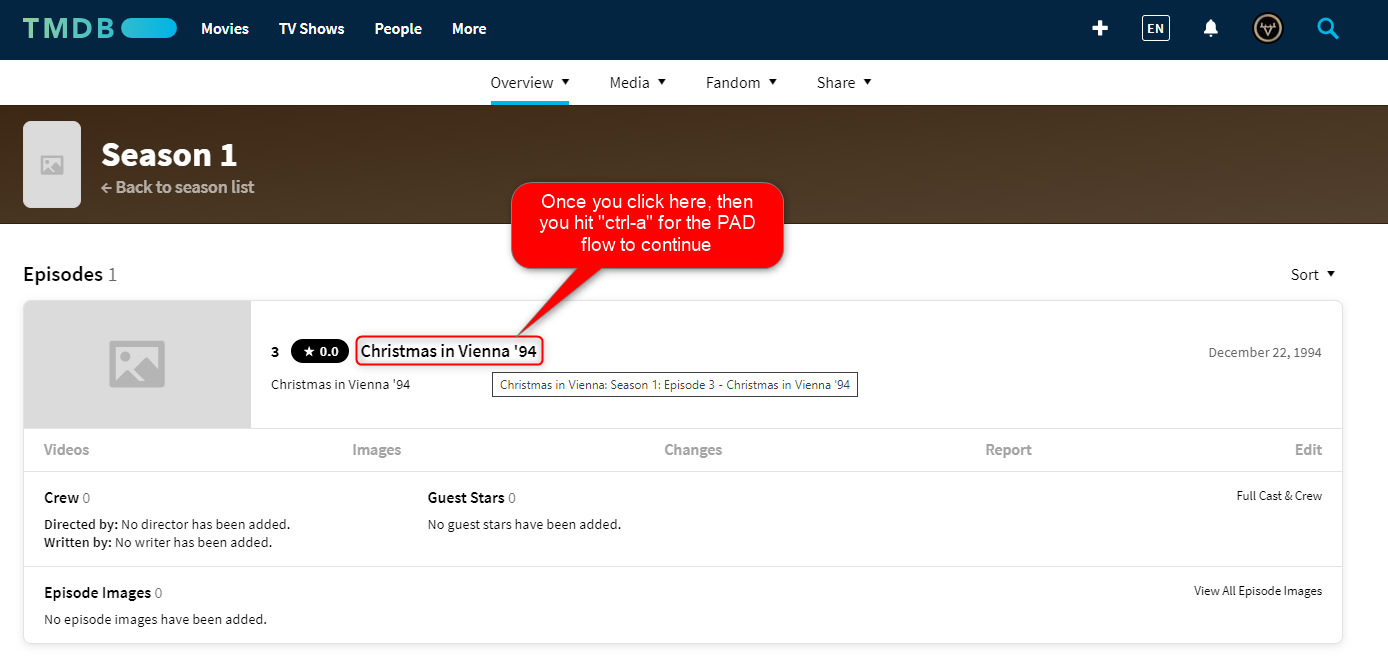
#> input picture images/Convert_Error-_No_TMDb_ID_Found_for_IMDb_ID.png, 1388 x 669 px
$ python resizer.py --input-folder ../../images
#> lines starting #> are read from the running program, lines starting #| are printed output that depends on the picture
### pyprogs/plex_stuff_helpers.py
"""Small shared helpers for the standalone scripts; importing has no side effects."""

from datetime import datetime
import glob
import logging
import os
from pathlib import Path
import sys


def log_configuration():
    return (
        int(os.getenv("MAX_LOG_FILES", 10)),
        Path(sys.argv[0]).stem,
        "logs",
        datetime.now().strftime("%Y%m%d_%H%M%S_%f")[:-3],
    )


def configure_logging():
    settings = log_configuration()
    _, name, directory, timestamp = settings
    Path(directory).mkdir(exist_ok=True)
    logging.basicConfig(
        filename=Path(directory) / f"{name}_{timestamp}.log",
        level=getattr(logging, os.getenv("LOG_LEVEL", "INFO").upper()),
        format="%(asctime)s - %(levelname)s - %(message)s",
    )
    return settings


def prune_logs(directory, name, limit):
    limit = max(1, limit)
    logs = sorted(glob.glob(os.path.join(directory, f"{glob.escape(name)}_*.log")))
    if len(logs) > limit:
        logging.info("existing_logs: %s > max_log_files: %s", len(logs), limit)
        for old_log in logs[:-limit]:
            os.remove(old_log)
    return limit


def get_formatted_duration(seconds):
    units = [("day", 86400), ("hour", 3600), ("minute", 60), ("second", 1)]
    result = []
    for name, unit_seconds in units:
        value, seconds = divmod(seconds, unit_seconds)
        if value > 0:
            suffix = "" if value == 1 else "s"
            result.append(f"{int(value):.0f} {name}{suffix}")
    if result:
        return " ".join(result)
    milliseconds = seconds * 1000
    suffix = "" if milliseconds == 1 else "s"
    return f"{milliseconds:.3f} millisecond{suffix}"


# [43 lines left out: functions connect_plex, determine_image_mode, append_people_log, initialize_people_outputs, not called in this run]

### pyprogs/resizer/resizer.py
import argparse
import logging
import os
import sys
import time
from dotenv import load_dotenv
from PIL import Image
from pathlib import Path

sys.path.insert(0, str(Path(__file__).resolve().parents[1]))
from plex_stuff_helpers import configure_logging, get_formatted_duration, prune_logs, log_configuration


max_log_files, script_name, logs_directory, timestamp = log_configuration()

IMAGE_EXTENSIONS = (".jpg", ".jpeg", ".png", ".bmp", ".webp", ".gif", ".tiff", ".tif")

TARGET_RATIO = 1 / 1.5

skipped_crop_images = 0

cropped_sides_images = 0

cropped_top_bottom_images = 0

skipped_scale_images = 0

scaled_up_images = 0

scaled_down_images = 0

total_images = 0

processed_images = 0

skipped_images = 0


def configure_runtime():
    """Load optional local configuration and initialize CLI output."""
    global \
        IMAGE_EXTENSIONS, \
        TARGET_RATIO, \
        cropped_sides_images, \
        cropped_top_bottom_images, \
        logs_directory, \
        max_log_files, \
        processed_images, \
        scaled_down_images, \
        scaled_up_images, \
        script_name, \
        skipped_crop_images, \
        skipped_images, \
        skipped_scale_images, \
        timestamp, \
        total_images
    load_dotenv()

    max_log_files, script_name, logs_directory, timestamp = configure_logging()

    IMAGE_EXTENSIONS = (".jpg", ".jpeg", ".png", ".bmp", ".webp", ".gif", ".tiff", ".tif")

    TARGET_RATIO = 1 / 1.5

    skipped_crop_images = 0

    cropped_sides_images = 0

    cropped_top_bottom_images = 0

    skipped_scale_images = 0

    scaled_up_images = 0

    scaled_down_images = 0

    total_images = 0

    processed_images = 0

    skipped_images = 0


def clean_up_old_logs():
    global max_log_files
    max_log_files = prune_logs(logs_directory, script_name, max_log_files)


def resize_image(image_path, output_folder, min_width, max_width):
#> called with output_folder = 'output', min_width = 1000, max_width = 2000
    global \
        cropped_sides_images, \
        cropped_top_bottom_images, \
        scaled_down_images, \
        scaled_up_images, \
        skipped_crop_images, \
        skipped_scale_images

    if not 0 < min_width <= max_width:
        raise ValueError("Expected 0 < min_width <= max_width")

    # Open the image
    with Image.open(image_path) as source:
#> source is the input picture: PIL image 1388x669 RGBA; mean R, G, B, A 199.4, 193.6, 193, 255
        image = source.convert("RGB")
    original_width, original_height = image.size
#> original_width = 1388; original_height = 669

    # Set target to original in case all is ok
    target_width = original_width
#> target_width = 1388
    target_height = original_height
#> target_height = 669

    if original_width / original_height == TARGET_RATIO:
        # Skip the image if it is already in the desired aspect ratio
        print(f"Skipped crop of {image_path} as it is already in the desired aspect ratio.")
        logging.info(f"Skipped crop of {image_path} as it is already in the desired aspect ratio.")
        skipped_crop_images += 1

    if original_width / original_height > TARGET_RATIO:
        # If the image is wider than the target aspect ratio, crop the sides
        target_height = original_height
        target_width = int(target_height * TARGET_RATIO)
#> target_width = 446
        padding = (original_width - target_width) // 2
#> padding = 471
        image = image.crop((padding, 0, padding + target_width, original_height))
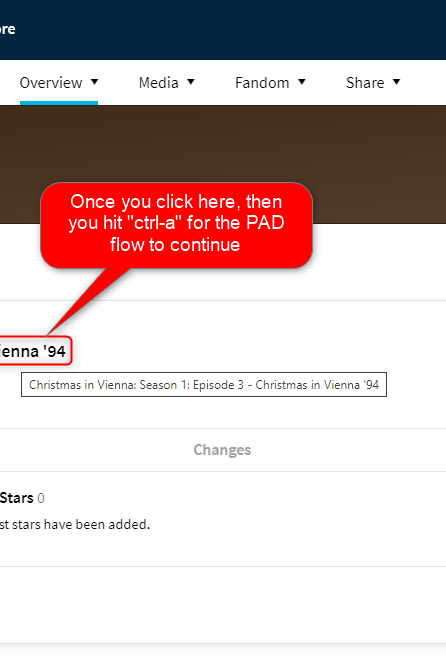
#> image: PIL image 446x669 RGB; mean R, G, B 203, 185, 184.9
        print(f"Cropped sides {image_path} to desired aspect ratio.")
        logging.info(f"Cropped sides {image_path} to desired aspect ratio.")
        cropped_sides_images += 1

    if original_width / original_height < TARGET_RATIO:
        # If the image is taller than the target aspect ratio, crop the top and bottom
        target_width = original_width
        target_height = int(target_width / TARGET_RATIO)
        padding = (original_height - target_height) // 2
        image = image.crop((0, padding, original_width, padding + target_height))
        print(f"Cropped top and bottom {image_path} to desired aspect ratio.")
        logging.info(f"Cropped top and bottom {image_path} to desired aspect ratio.")
        cropped_top_bottom_images += 1

    # Resize the image to the target dimensions using Lanczos resampling
    resized_image = image.resize((target_width, target_height), Image.Resampling.LANCZOS)

    # Scale up or down the image width to meet the desired range (1000 to 2000)
    resized_width = resized_image.width
#> resized_width = 446
    if resized_width < min_width:
        resized_image = resized_image.resize((min_width, int(min_width / TARGET_RATIO)), Image.Resampling.LANCZOS)
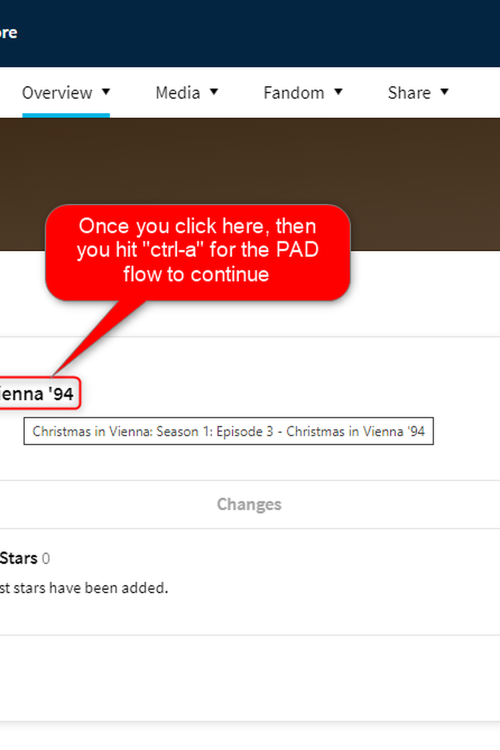
#> resized_image: PIL image 1000x1500 RGB (shown at 1/2 size); mean R, G, B 202.7, 184.8, 184.7
        print(f"Scaled up {image_path} to {min_width}.")
        logging.info(f"Scaled up {image_path} to {min_width}.")
        scaled_up_images += 1

    if resized_width > max_width:
        resized_image = resized_image.resize((max_width, int(max_width / TARGET_RATIO)), Image.Resampling.LANCZOS)
        print(f"Scaled down {image_path} to {max_width}.")
        logging.info(f"Scaled down {image_path} to {max_width}.")
        scaled_down_images += 1

    if resized_width == min_width:
        print(f"Skipped scale up {image_path} to {min_width}.")
        logging.info(f"Skipped scale up {image_path} to {min_width}.")
        skipped_scale_images += 1

    if resized_width == max_width:
        print(f"Skipped scale down {image_path} to {max_width}.")
        logging.info(f"Skipped scale down {image_path} to {max_width}.")
        skipped_scale_images += 1

    # Save the resized image as a JPG
    output_filename = os.path.splitext(os.path.basename(image_path))[0] + ".jpg"
    output_path = os.path.join(output_folder, output_filename)
    resized_image.save(output_path, "JPEG")
    print(f"Processed: {image_path} -> {output_path}")
    logging.info(f"Processed: {image_path} -> {output_path}")


def process_images(input_folder, output_folder, min_width, max_width):
    global processed_images, skipped_images, total_images
    # Create the output folder if it doesn't exist
    os.makedirs(output_folder, exist_ok=True)

    # Traverse the input folder and process each image

    for root, _, files in os.walk(input_folder):
        for file in files:
            file_path = os.path.join(root, file)
            file_extension = os.path.splitext(file_path)[1].lower()

            if file_extension not in IMAGE_EXTENSIONS:
                # Log or print the skipped image information
                print(f"Skipped image {file_path} due to unsupported file extension.")
                logging.info(f"Skipped image {file_path} due to unsupported file extension.")
                skipped_images += 1
                continue

            total_images += 1

            # Resize the image and save it
            resize_image(file_path, output_folder, min_width, max_width)
            processed_images += 1


if __name__ == "__main__":
    configure_runtime()
    # Set up argparse to capture command line arguments
    parser = argparse.ArgumentParser(description="Resize images to a specified aspect ratio.")
    parser.add_argument("--input-folder", required=True, help="Path to the folder containing input images.")
    parser.add_argument(
        "--output-folder", default="output", help="Path to the folder where resized images will be saved."
    )
    parser.add_argument("--min-width", type=int, default=1000, help="Minimum width for resizing images.")
    parser.add_argument("--max-width", type=int, default=2000, help="Maximum width for resizing images.")

    args = parser.parse_args()

    # Log the command along with its arguments

    try:
        # Record start time
        start_time = time.time()

        # Process the images
        process_images(args.input_folder, args.output_folder, args.min_width, args.max_width)

        # Record end time
        end_time = time.time()

        # Calculate script duration
        script_duration = end_time - start_time

        # Format the duration in a human-readable way
        formatted_duration = get_formatted_duration(script_duration)

        # Log or print the formatted duration
        print(f"Script duration: {formatted_duration}")
        logging.info(f"Script duration: {formatted_duration}")

        # Log detailed summary based on resize_image function
        print("Detailed Summary:")
        print(f"Total Images Processed: {total_images}")
        print(f"Processed Images: {processed_images}")
        print(f"Skipped Images: {skipped_images}")
        print(f"Skipped Crop Images: {skipped_crop_images}")
        print(f"Skipped Scale Images: {skipped_scale_images}")
        print(f"Cropped Sides Images: {cropped_sides_images}")
        print(f"Cropped Top and Bottom Images: {cropped_top_bottom_images}")
        print(f"Scaled Up Images: {scaled_up_images}")
        print(f"Scaled Down Images: {scaled_down_images}")
        logging.info("Detailed Summary:")
        logging.info(f"Total Images Processed: {total_images}")
        logging.info(f"Processed Images: {processed_images}")
        logging.info(f"Skipped Images: {skipped_images}")
        logging.info(f"Skipped Crop Images: {skipped_crop_images}")
        logging.info(f"Skipped Scale Images: {skipped_scale_images}")
        logging.info(f"Cropped Sides Images: {cropped_sides_images}")
        logging.info(f"Cropped Top and Bottom Images: {cropped_top_bottom_images}")
        logging.info(f"Scaled Up Images: {scaled_up_images}")
        logging.info(f"Scaled Down Images: {scaled_down_images}")

    except FileNotFoundError as e:
        # Log an error if the input folder is not found
        logging.error(f"Error: {type(e).__name__}")
    finally:
        # Call the clean_up_old_logs function
        clean_up_old_logs()
